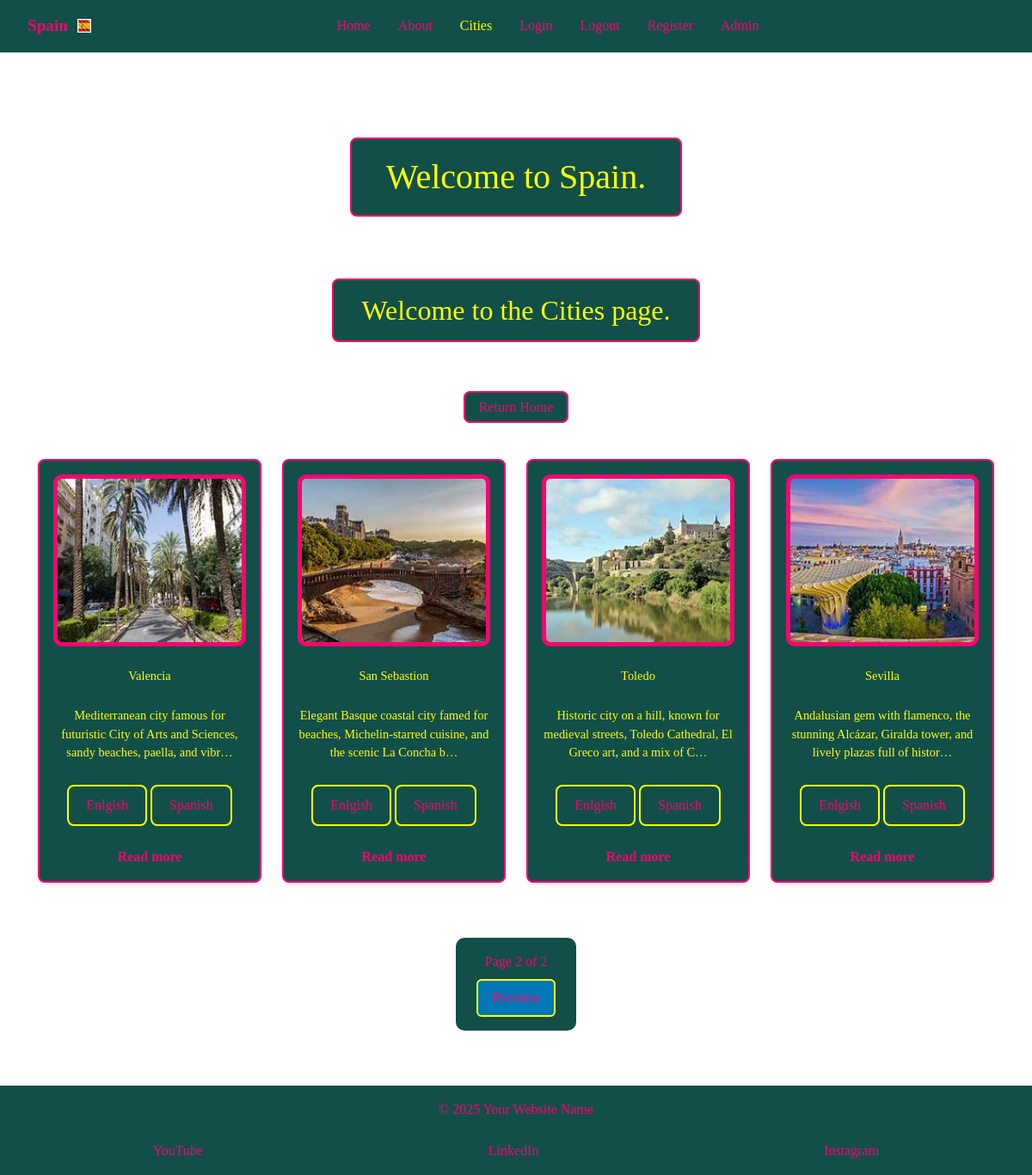
Screenshot of /cities?page=2 with the database file from the repository.
### espana_es/models.py (models this page shows, shortened)
class CardText(models.Model):
    title = models.CharField(max_length=30)
    content = models.TextField()
    image_name = models.CharField(
        max_length=20,
        help_text="Enter file name (eg 'Alciante.jpg)",
        default='default.jpg',
        blank=True
    )
    saved_by = models.ManyToManyField(User,
                                      related_name='saved_cards', blank=True)

### espana_es/views.py (the view)
# urls.py: path('cities', views.cities, name='cities'),
def cities(request):
    lang = request.GET.get('lang', 'en')
    card_texts = CardText.objects.all().order_by('id')
    for card in card_texts:
        translation = card.translations.filter(language=lang).first()
        card.translated_content = (
            translation.content
            if translation else card.content or 'Content coming soon.'
        )
    paginator = Paginator(card_texts, 4)
    page_number = request.GET.get('page')
    page_obj = paginator.get_page(page_number)
    return render(request, 'cities.html',
                  {'active_tab': 'cities',
                   'page_obj': page_obj,
                   'lang': lang})

### espana_es/templates/cities.html (shortened to what this page needs)
{% extends 'base.html' %}
{% load static %}
{% block body_class %}morph-page{% endblock %}
{% block morph_images %}
<div class="image-morph">
</div>
{% endblock %}
{% block content %}
<h2 class="color-h2">Welcome to the Cities page.</h2>
<p>
    <a class="color-return" href="{% url 'index' %}">Return Home</a>
</p>
<div class="cards-container">
    {% for card in page_obj %}
    <div class="card" data-url="{% url 'city-details' pk=card.id %}" onclick="window.location = this.dataset.url">
        <img src="{% static 'images/' %}{{ card.image_name }}" alt="{{ card.title }}">
        <p>{{ card.title }}</p>
        <p>{{ card.translated_content|truncatechars:100}}</p>
        <div class="card-detail">
            <div class="lang-switch">
                <a href="?{% for key, value in request.GET.items %}{% if key != 'lang' %}{{ key }}={{ value }}&{% endif %}{% endfor %}lang=en">Enlgish</a>
                <a href="?{% for key, value in request.GET.items %}{% if key != 'lang' %}{{ key }}={{ value }}&{% endif %}{% endfor %}lang=es">Spanish</a>
            </div>
        </div>
        <a href="{% url 'city-details' pk=card.id %}" class="read-more">
        Read more
        </a>
    </div>
    {% empty %}
    <p>No cards</p>
    {% endfor %}
</div>
<div class="pagination">
    <div class="page-number">
        <span class="page-info">
            Page {{ page_obj.number }} of {{ page_obj.paginator.num_pages }}
        </span>
    </div>
    {% if page_obj.has_previous %}
    <div class="prev-wrapper">
        <a href="?{% for key, value in request.GET.items %}{% if key != 'page' %}{{ key }}={{ value }}&{% endif %}{% endfor %}page={{ page_obj.previous_page_number}}"
            class="prev-btn">Previous</a>
    </div>
    {% endif %}
</div>
{% endblock %}

### espana_es/static/CSS/espana.css (style rules this page uses)
* { box-sizing: border-box; margin: 0; padding: 0; }
html, body { height: 100%; font-family: "Times New Roman", Times, serif; overflow-x: hidden; }
.morph-page { position: relative; min-height: 100vh; display: flex; flex-direction: column; }
.image-morph { position: fixed; top: 0; left: 0; width: 100vw; height: 100vh; z-index: -1; }
.color-h2 { color: yellow; text-align: center; margin: 0em auto 1em auto; padding: 0.5em 1em; border: 2px solid #f8046f; border-radius: 8px; background: #124f49; width: fit-content; }
a.color-return { text-align: center; margin: 0em auto; padding: 0.5em 1em; border: 2px solid #f8046f; border-radius: 8px; background: #124f49; color: #f8046f; text-decoration: none; }
.cards-container, .grid-container { display: flex; flex-wrap: wrap; justify-content: center; gap: 1.5rem; width: 100%; max-width: 1200px; padding: 0 1rem; margin: 0 auto; }
.card, .grid { background-color: #124f49; border: 2px solid yellow; border-radius: 8px; box-shadow: 0 2px 6px rgba(0,0,0,0.1); overflow: hidden; display: flex; flex-direction: column; justify-content: flex-start; align-items: center; text-align: center; transition: transform 0.3s, box-shadow 0.3s; min-height: 350px; padding: 1rem; gap: 1rem; cursor: pointer; flex: 0 1 calc(25% - 1.5rem); max-width: calc(25% - 1.5rem); }
.cards-container .card:nth-child(1), .grid-container .grid:nth-child(1) { order: 1; }
.cards-container .card:nth-child(2), .grid-container .grid:nth-child(2) { order: 3; }
.cards-container .card:nth-child(3), .grid-container .grid:nth-child(3) { order: 2; }
.card, .grid { background-color: #124f49; border: 2px solid #f8046f; border-radius: 8px; box-shadow: 0 2px 6px rgba(0,0,0,0.1); overflow: hidden; display: flex; flex-direction: column; justify-content: flex-start; align-items: center; text-align: center; transition: transform 0.3s, box-shadow 0.3s; min-height: 350px; padding: 1rem; gap: 1rem; width: 100%; max-width: 350px; cursor: pointer; }
.grid p, .card p { font-size: 0.9rem; margin: 0.5rem 0 0; flex-shrink: 0; color: yellow; }
.card .read-more, .grid .read-more { margin-top: 0.5rem; text-decoration: none; color: #f8046f; font-weight: bold; }
.card-detail { display: flex; flex-direction: column; align-items: center; text-align: center; gap: 20px; max-width: 800px; }
.card img { width: 100%; height: 200px; object-fit: cover; border-radius: 10px; background-color: #f8046f; padding: 5px; }
.card-detail a { display: inline-block; margin-top: 10px; padding: 10px 20px; background-color: #124f49; color: #f8046f; text-decoration: none; border-radius: 8px; transition: transform 0.2s, background-color 0.2s; border: 2px solid yellow; }
.pagination { width: fit-content; margin: 2rem auto; padding: 1rem 1.5rem; background: #124f49; border-radius: 10px; display: flex; flex-direction: column; gap: 0.5rem; color: #f8046f; }
.pagination .prev-wrapper, .pagination .next-wrapper { display: flex; justify-content: center; }
.pagination a { display: inline-block; padding: 0.5rem 1rem; border: 2px solid yellow; border-radius: 6px; background: #0077b6; color: #f8046f; text-decoration: none; transition: background 0.2s, color 0.2s; }

### rows the page displays
CardText: image_name (picture), title "San Sebastion", translated_content "Elegant Basque coastal city famed for beaches, Michelin-starred cuisine, and the scenic La Concha b…"
CardText: image_name (picture), title "Sevilla", translated_content "Andalusian gem with flamenco, the stunning Alcázar, Giralda tower, and lively plazas full of histor…"
CardText: image_name (picture), title "Toledo", translated_content "Historic city on a hill, known for medieval streets, Toledo Cathedral, El Greco art, and a mix of C…"
CardText: image_name (picture), title "Valencia", translated_content "Mediterranean city famous for futuristic City of Arts and Sciences, sandy beaches, paella, and vibr…"

### other values shown
{{ page_obj.number }} "2"
{{ page_obj.paginator.num_pages }} "2"
